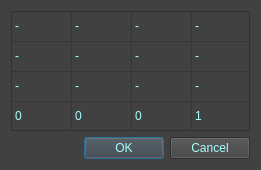
<?xml version="1.0" encoding="UTF-8"?>
<ui version="4.0">
 <class>RegMatWindow</class>
 <widget class="QDialog" name="RegMatWindow">
  <property name="geometry">
   <rect>
    <x>0</x>
    <y>0</y>
    <width>261</width>
    <height>170</height>
   </rect>
  </property>
  <property name="windowTitle">
   <string>RegMat</string>
  </property>
  <property name="styleSheet">
   <string notr="true">background-color: rgb(65, 65, 65);</string>
  </property>
  <layout class="QVBoxLayout" name="verticalLayout">
   <item>
    <widget class="QTableWidget" name="table_regMat">
     <property name="sizePolicy">
      <sizepolicy hsizetype="Expanding" vsizetype="Expanding">
       <horstretch>0</horstretch>
       <verstretch>0</verstretch>
      </sizepolicy>
     </property>
     <property name="styleSheet">
      <string notr="true">color: rgb(170, 255, 255);</string>
     </property>
     <property name="frameShape">
      <enum>QFrame::StyledPanel</enum>
     </property>
     <property name="frameShadow">
      <enum>QFrame::Plain</enum>
     </property>
     <property name="lineWidth">
      <number>1</number>
     </property>
     <property name="midLineWidth">
      <number>0</number>
     </property>
     <property name="verticalScrollBarPolicy">
      <enum>Qt::ScrollBarAlwaysOff</enum>
     </property>
     <property name="horizontalScrollBarPolicy">
      <enum>Qt::ScrollBarAlwaysOff</enum>
     </property>
     <property name="sizeAdjustPolicy">
      <enum>QAbstractScrollArea::AdjustToContents</enum>
     </property>
     <property name="autoScroll">
      <bool>true</bool>
     </property>
     <property name="alternatingRowColors">
      <bool>false</bool>
     </property>
     <property name="gridStyle">
      <enum>Qt::SolidLine</enum>
     </property>
     <attribute name="horizontalHeaderVisible">
      <bool>false</bool>
     </attribute>
     <attribute name="horizontalHeaderDefaultSectionSize">
      <number>60</number>
     </attribute>
     <attribute name="horizontalHeaderMinimumSectionSize">
      <number>10</number>
     </attribute>
     <attribute name="verticalHeaderVisible">
      <bool>false</bool>
     </attribute>
     <attribute name="verticalHeaderDefaultSectionSize">
      <number>30</number>
     </attribute>
     <attribute name="verticalHeaderMinimumSectionSize">
      <number>10</number>
     </attribute>
     <row>
      <property name="text">
       <string/>
      </property>
     </row>
     <row>
      <property name="text">
       <string/>
      </property>
     </row>
     <row>
      <property name="text">
       <string/>
      </property>
     </row>
     <row>
      <property name="text">
       <string/>
      </property>
     </row>
     <column>
      <property name="text">
       <string/>
      </property>
     </column>
     <column>
      <property name="text">
       <string/>
      </property>
     </column>
     <column>
      <property name="text">
       <string/>
      </property>
     </column>
     <column>
      <property name="text">
       <string/>
      </property>
     </column>
     <item row="0" column="0">
      <property name="text">
       <string>-</string>
      </property>
     </item>
     <item row="0" column="1">
      <property name="text">
       <string>-</string>
      </property>
     </item>
     <item row="0" column="2">
      <property name="text">
       <string>-</string>
      </property>
     </item>
     <item row="0" column="3">
      <property name="text">
       <string>-</string>
      </property>
     </item>
     <item row="1" column="0">
      <property name="text">
       <string>-</string>
      </property>
     </item>
     <item row="1" column="1">
      <property name="text">
       <string>-</string>
      </property>
     </item>
     <item row="1" column="2">
      <property name="text">
       <string>-</string>
      </property>
     </item>
     <item row="1" column="3">
      <property name="text">
       <string>-</string>
      </property>
     </item>
     <item row="2" column="0">
      <property name="text">
       <string>-</string>
      </property>
     </item>
     <item row="2" column="1">
      <property name="text">
       <string>-</string>
      </property>
     </item>
     <item row="2" column="2">
      <property name="text">
       <string>-</string>
      </property>
     </item>
     <item row="2" column="3">
      <property name="text">
       <string>-</string>
      </property>
     </item>
     <item row="3" column="0">
      <property name="text">
       <string>0</string>
      </property>
     </item>
     <item row="3" column="1">
      <property name="text">
       <string>0</string>
      </property>
     </item>
     <item row="3" column="2">
      <property name="text">
       <string>0</string>
      </property>
     </item>
     <item row="3" column="3">
      <property name="text">
       <string>1</string>
      </property>
     </item>
    </widget>
   </item>
   <item>
    <widget class="QDialogButtonBox" name="buttonBox">
     <property name="styleSheet">
      <string notr="true">color: rgb(170, 255, 255);</string>
     </property>
     <property name="orientation">
      <enum>Qt::Horizontal</enum>
     </property>
     <property name="standardButtons">
      <set>QDialogButtonBox::Cancel|QDialogButtonBox::Ok</set>
     </property>
    </widget>
   </item>
  </layout>
 </widget>
 <resources/>
 <connections>
  <connection>
   <sender>buttonBox</sender>
   <signal>accepted()</signal>
   <receiver>RegMatWindow</receiver>
   <slot>accept()</slot>
   <hints>
    <hint type="sourcelabel">
     <x>248</x>
     <y>254</y>
    </hint>
    <hint type="destinationlabel">
     <x>157</x>
     <y>274</y>
    </hint>
   </hints>
  </connection>
  <connection>
   <sender>buttonBox</sender>
   <signal>rejected()</signal>
   <receiver>RegMatWindow</receiver>
   <slot>reject()</slot>
   <hints>
    <hint type="sourcelabel">
     <x>316</x>
     <y>260</y>
    </hint>
    <hint type="destinationlabel">
     <x>286</x>
     <y>274</y>
    </hint>
   </hints>
  </connection>
 </connections>
</ui>
